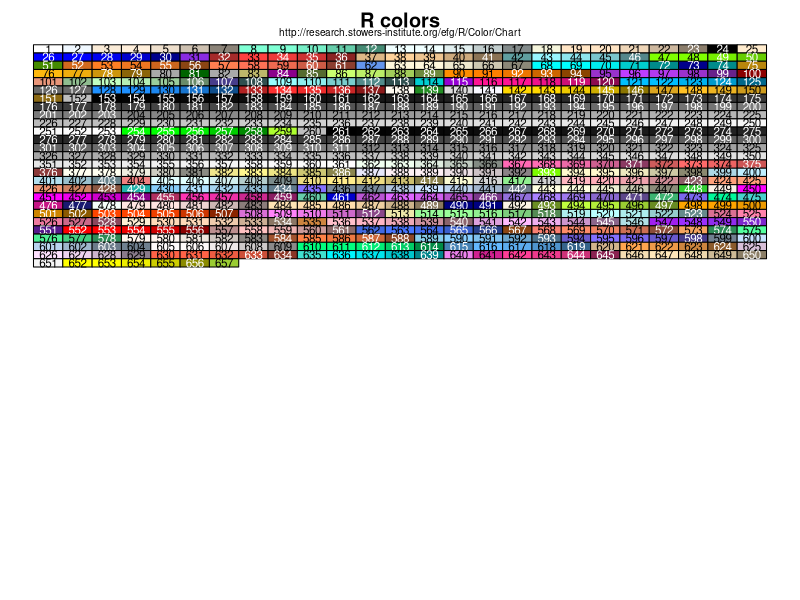
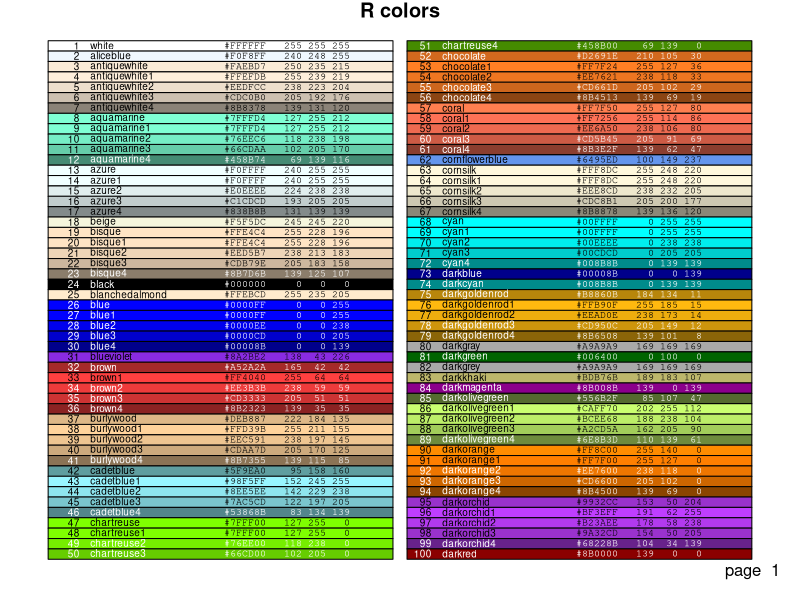
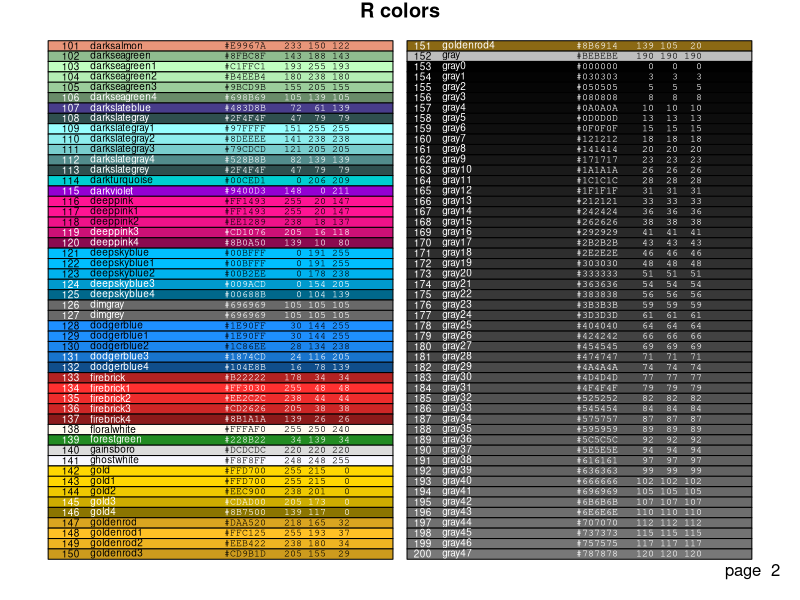
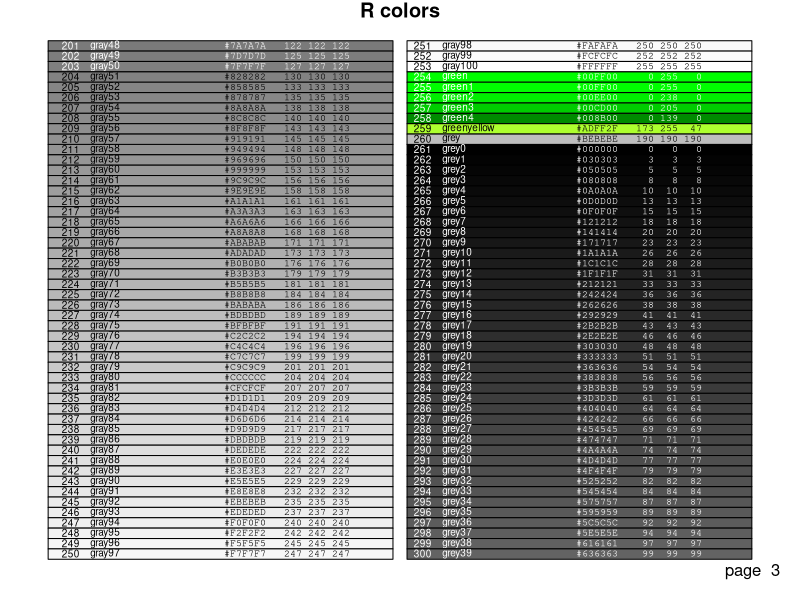
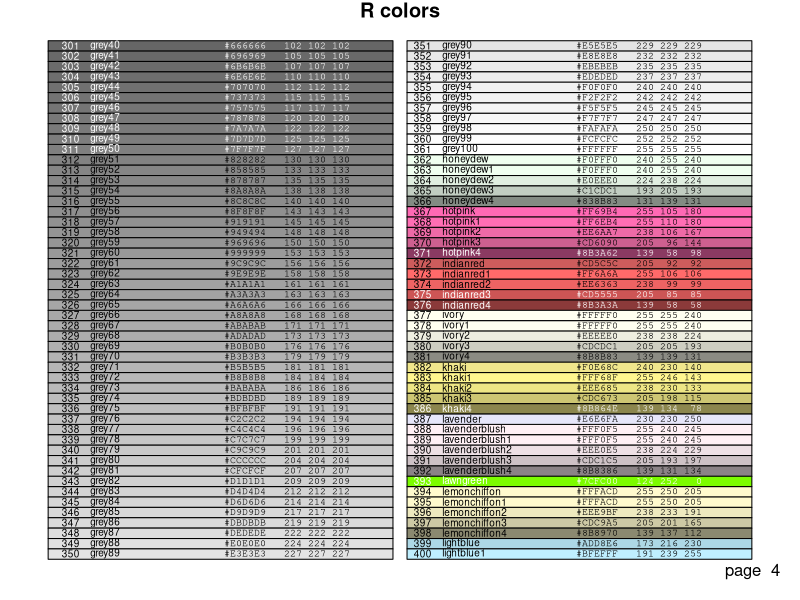
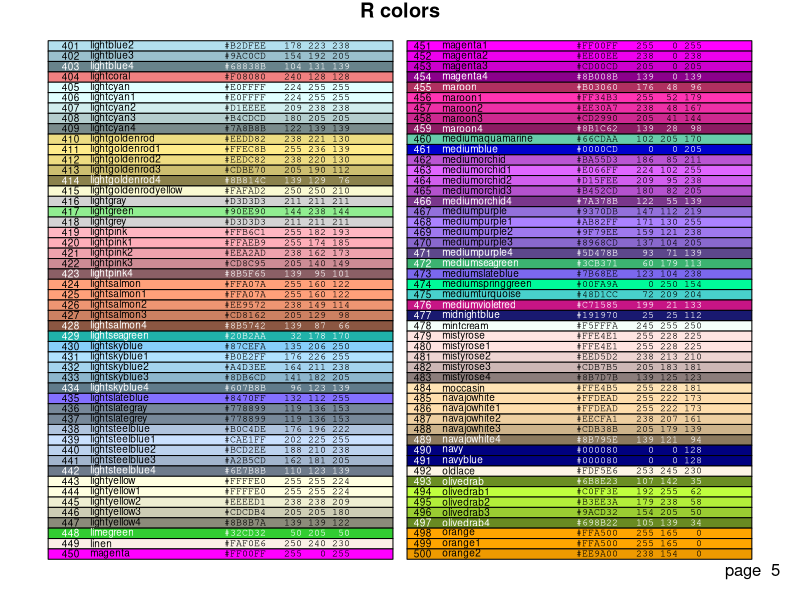
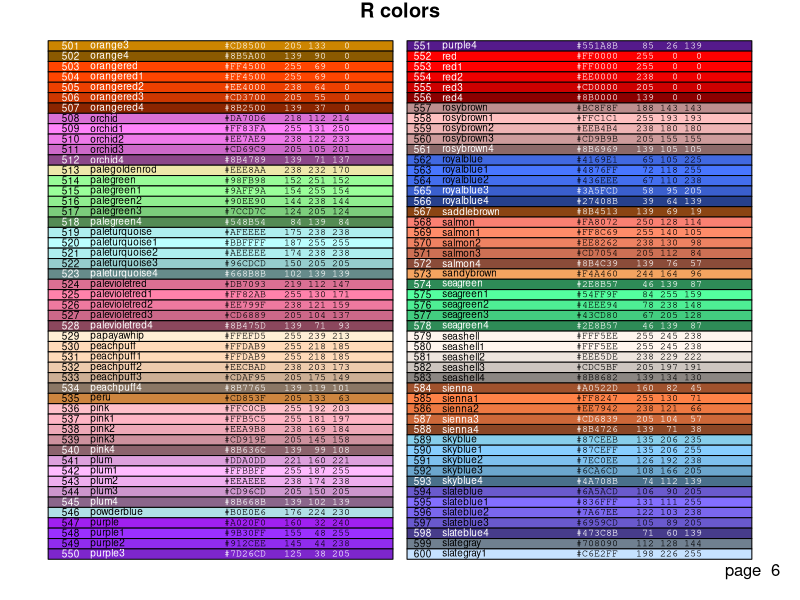
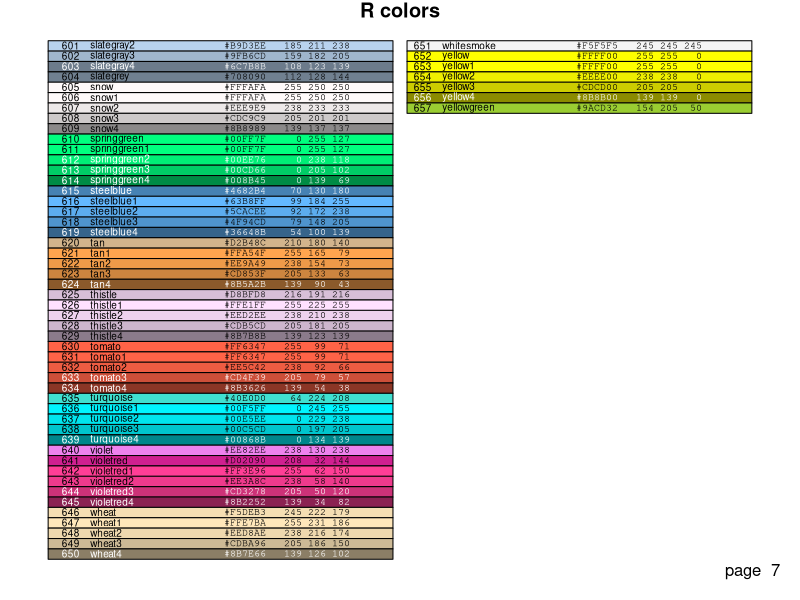

These charts were generated, in order, by the following R code:
# 6 July 2004.  Modified 23 May 2005.

pdf("output.pdf", width=6, height=10)

# save to reset at end
oldparameters <- par(mar=c(1,1,2,1), mfrow=c(2,1))

# Be cautious in case definition of "colors" changes.
# Use some hard-coded constants since this is not expected
# to change.
stopifnot(length(colors()) == 657)

# 0. Setup

# For a given color, define a text color that will have good contrast
SetTextContrastColor <- function(color)
{
  ifelse( mean(col2rgb(color)) > 127, "black", "white")
}

# Define this array of text contrast colors that correponds to each
# member of the colors() array.
TextContrastColor <- unlist( lapply(colors(), SetTextContrastColor) )


# 1. Plot matrix of R colors, in index order, 25 per row.
# This example plots each row of rectangles one at a time.
colCount <- 25  # number per row
rowCount <- 27

plot( c(1,colCount), c(0,rowCount), type="n", ylab="", xlab="",
     axes=FALSE, ylim=c(rowCount,0))
title("R colors")
mtext("http://research.stowers-institute.org/efg/R/Color/Chart",
      cex=0.6)

for (j in 0:(rowCount-1))
{
  base <- j*colCount
  remaining <- length(colors()) - base
  RowSize <- ifelse(remaining < colCount, remaining, colCount)
  rect((1:RowSize)-0.5,j-0.5, (1:RowSize)+0.5,j+0.5,
    border="black",
    col=colors()[base + (1:RowSize)])
  text((1:RowSize), j, paste(base + (1:RowSize)), cex=0.7,
       col=TextContrastColor[base + (1:RowSize)])
}


# 2. Create 7-page color chart showing rectangle block of color, along with
# index, color name, and RGB constants in hex and decimal.

# Define string vector of RGB hex and decimal constants for given color
# as a string.
#   Example:
#     > GetColorHexAndDecimal("yellow")
#     [1] "#FFFF00   255 255   0"
GetColorHexAndDecimal <- function(color)
{
  c <- col2rgb(color)
  sprintf("#%02X%02X%02X   %3d %3d %3d", c[1],c[2],c[3], c[1], c[2], c[3])
}

# Restore, change and save graphics parameters
par(oldparameters)
oldparameters <- par(mar=c(1,1,1,1))

# Prepare text vectors to be displayed, in addition to color names.
index <- paste(1:length(colors()))
HexAndDec <- unlist( lapply(colors(), GetColorHexAndDecimal) )

PerColumn <- 50
PerPage   <- 2*PerColumn

# Plot a column of color rectangles at a time for each page.
for (page in 1: (trunc( (length(colors()) + (PerPage-1)) / PerPage) )  )
{

  plot(0, type="n", ylab="", xlab="",
       axes=FALSE, ylim=c(PerColumn,0), xlim=c(0,1))
  title("R colors")
  mtext(paste("page ", page), SOUTH<-1, adj=1, line=-1)

  base <- PerPage*(page-1)

  # Column 1
  remaining <- length(colors()) - base
  ColumnSize <- ifelse(remaining < PerColumn, remaining, PerColumn)

  rect(0.00, 0:(ColumnSize-1),
       0.49, 1:ColumnSize,
       border="black",
       col=colors()[(base+1):(base+ColumnSize)])
  text(0.045, 0.45+(0:(ColumnSize-1)), adj=1,
       index[(base+1):(base+ColumnSize)], cex=0.6,
       col=TextContrastColor[(base+1):(base+ColumnSize)])
  text(0.06, 0.45+(0:(ColumnSize-1)), adj=0,
       colors()[(base+1):(base+ColumnSize)], cex=0.6,
       col=TextContrastColor[(base+1):(base+ColumnSize)])
  save <- par(family="mono")  # use mono-spaced font with number columns
  text(0.25, 0.45+(0:(ColumnSize-1)), adj=0,
       HexAndDec[(base+1):(base+ColumnSize)], cex=0.6,
       col=TextContrastColor[(base+1):(base+ColumnSize)])
  par(save)

  # Column 2
  if (remaining > PerColumn)
  {
    remaining <- remaining - PerColumn
    ColumnSize <- ifelse(remaining < PerColumn, remaining, PerColumn)
    rect(0.51, 0:(ColumnSize-1),
         1.00, 1:ColumnSize,
         border="black",
         col=colors()[(base+PerColumn+1):(base+PerColumn+ColumnSize)])
    text(0.545, 0.45+(0:(ColumnSize-1)), adj=1,
         index[(base+PerColumn+1):(base+PerColumn+ColumnSize)], cex=0.6,
         col=TextContrastColor[(base+PerColumn+1):(base+PerColumn+ColumnSize)])
    text(0.56, 0.45+(0:(ColumnSize-1)), adj=0,
         colors()[(base+PerColumn+1):(base+PerColumn+ColumnSize)], cex=0.6,
         col=TextContrastColor[(base+PerColumn+1):(base+PerColumn+ColumnSize)])
    save <- par(family="mono")
    text(0.75, 0.45+(0:(ColumnSize-1)), adj=0,
         HexAndDec[(base+PerColumn+1):(base+PerColumn+ColumnSize)], cex=0.6,
         col=TextContrastColor[(base+PerColumn+1):(base+PerColumn+ColumnSize)])
    par(save)
  }

}

par(oldparameters)
dev.off()